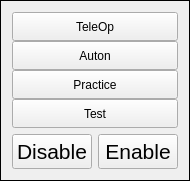
   <widget class="QFrame" name="robotModesWidget">
    <property name="geometry">
     <rect>
      <x>20</x>
      <y>10</y>
      <width>174</width>
      <height>181</height>
     </rect>
    </property>
    <property name="sizePolicy">
     <sizepolicy hsizetype="Preferred" vsizetype="Expanding">
      <horstretch>0</horstretch>
      <verstretch>0</verstretch>
     </sizepolicy>
    </property>
    <property name="frameShape">
     <enum>QFrame::Panel</enum>
    </property>
    <layout class="QVBoxLayout" name="verticalLayout_4">
     <item>
      <layout class="QVBoxLayout" name="verticalLayout">
       <property name="spacing">
        <number>0</number>
       </property>
       <item>
        <widget class="QPushButton" name="pushButton">
         <property name="sizePolicy">
          <sizepolicy hsizetype="Minimum" vsizetype="Expanding">
           <horstretch>0</horstretch>
           <verstretch>0</verstretch>
          </sizepolicy>
         </property>
         <property name="text">
          <string>TeleOp</string>
         </property>
        </widget>
       </item>
       <item>
        <widget class="QPushButton" name="pushButton_2">
         <property name="sizePolicy">
          <sizepolicy hsizetype="Minimum" vsizetype="Expanding">
           <horstretch>0</horstretch>
           <verstretch>0</verstretch>
          </sizepolicy>
         </property>
         <property name="text">
          <string>Auton</string>
         </property>
        </widget>
       </item>
       <item>
        <widget class="QPushButton" name="pushButton_5">
         <property name="sizePolicy">
          <sizepolicy hsizetype="Minimum" vsizetype="Expanding">
           <horstretch>0</horstretch>
           <verstretch>0</verstretch>
          </sizepolicy>
         </property>
         <property name="text">
          <string>Practice</string>
         </property>
        </widget>
       </item>
       <item>
        <widget class="QPushButton" name="pushButton_6">
         <property name="sizePolicy">
          <sizepolicy hsizetype="Minimum" vsizetype="Expanding">
           <horstretch>0</horstretch>
           <verstretch>0</verstretch>
          </sizepolicy>
         </property>
         <property name="text">
          <string>Test</string>
         </property>
        </widget>
       </item>
      </layout>
     </item>
     <item>
      <layout class="QHBoxLayout" name="horizontalLayout_2">
       <item>
        <widget class="QPushButton" name="disableButton">
         <property name="minimumSize">
          <size>
           <width>0</width>
           <height>35</height>
          </size>
         </property>
         <property name="font">
          <font>
           <pointsize>16</pointsize>
          </font>
         </property>
         <property name="text">
          <string>Disable</string>
         </property>
        </widget>
       </item>
       <item>
        <widget class="QPushButton" name="enableButton">
         <property name="minimumSize">
          <size>
           <width>0</width>
           <height>35</height>
          </size>
         </property>
         <property name="font">
          <font>
           <pointsize>16</pointsize>
          </font>
         </property>
         <property name="text">
          <string>Enable</string>
         </property>
        </widget>
       </item>
      </layout>
     </item>
    </layout>
   </widget>
